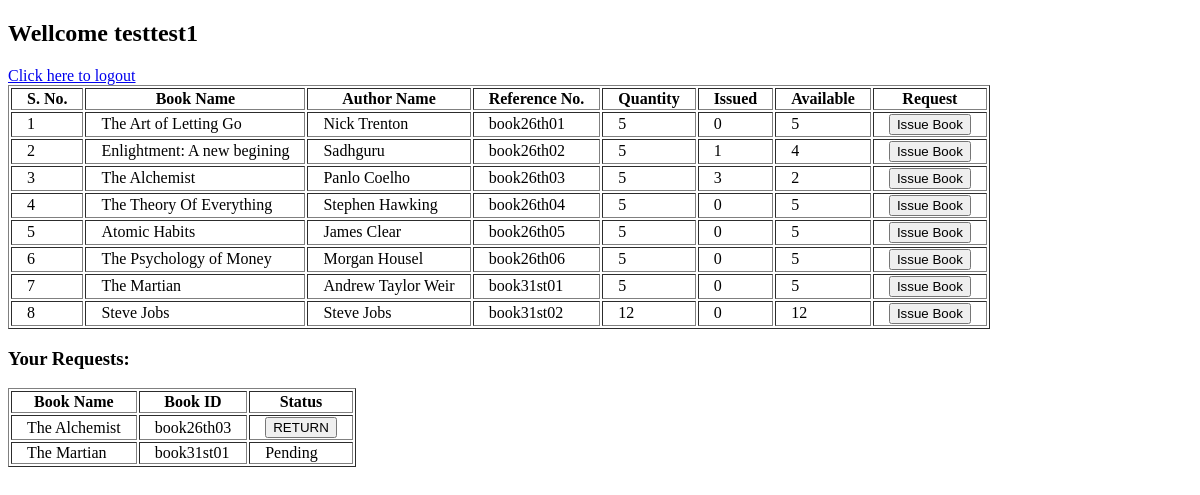
The page /books (signed in) on the database as committed earlier.
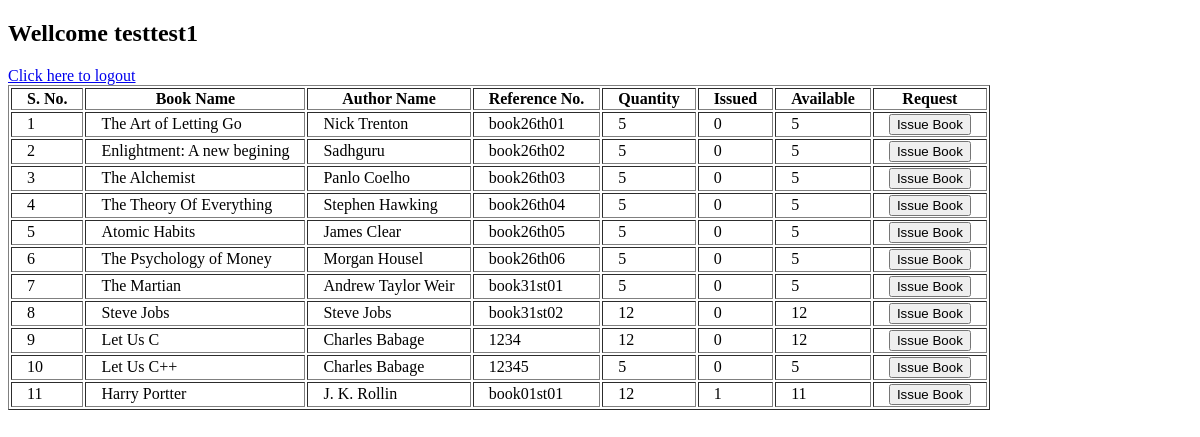
The same page on the database as committed later.
### models/bookModel.py (models this page shows, shortened)
class bookModel(Base):
    __tablename__ = "books"
    snum = Column(Integer, primary_key=True, autoincrement=True)
    bookName = Column(String)
    author = Column(String)
    referenceNumber = Column(Integer)
    issued = Column(Integer, default=0)
    quantity = Column(Integer)
    available = Column(Integer, default=quantity)
    __table_args__ = (UniqueConstraint('referenceNumber', name='_referenceNumber_uc'),)
    @staticmethod
    def getAllBooks():
        booksData = dbSession.query(bookModel).all()
        return booksData

### models/requestModel.py (models this page shows, shortened)
class reqModel(Base):
    __tablename__ = "requests"
    snum = Column(Integer, primary_key=True, autoincrement=True)
    bookName = Column(String)
    issuedBy = Column(String)
    bookId = Column(String)
    action = Column(Boolean, default=None)
    approval = Column(Boolean, default=None)
    returned = Column(Boolean, default=None)
    @staticmethod
    def getUserRequest(user):
        print ('going to retreve user requests')
        reqs = dbSession.query(reqModel).filter(reqModel.issuedBy==user).all()
        if reqs:
            print ('got all requests!')
            return reqs
        else:
            print ("user didn't have any requests yet")
    @staticmethod
    def getReturnableReq(user):
        print ('going to get requests which is approved and may be i am going to return')
        reqs = dbSession.query(reqModel).filter(reqModel.issuedBy==user, reqModel.approval==True, reqModel.returned!=True).all()
        if reqs:
            print ('got all returnable requests!')
            return reqs
        else:
            print ("user didn't have any returnable requests.")

### routes.py (the view)
@main.route('/books')
def books():
    return booksController.get()

### controllers/booksCon.py (called while the page is built)
    def get():
        booksData = bookModel.getAllBooks()
        user = session['username']
        retun = reqModel.getReturnableReq(user)
        booksReq = reqModel.getUserRequest(user)
        return render_template('booksPage.html', books=booksData, approves=retun, requests=booksReq)

### templates/booksPage.html (shortened to what this page needs)
<!DOCTYPE html>
<html lang="en">
<head>
</head>
<body>
    <h2>Wellcome {{ session['username'] }}</h2>
    <a href="http://localhost:5000/logout">Click here to logout</a><br>
    <table border=1>
        <tr>
            <th>S. No.</th>
            <th>Book Name</th>
            <th>Author Name</th>
            <th>Reference No.</th>
            <th>Quantity</th>
            <th>Issued</th>
            <th>Available</th>
            <th>Request</th>
        </tr>
        {% for book in books %}
            <tr>
                <td>{{ book.snum }}</td>
                <td>{{ book.bookName }}</td>
                <td>{{ book.author }}</td>
                <td>{{ book.referenceNumber }}</td>
                <td>{{ book.quantity }}</td>
                <td>{{ book.issued }}</td>
                <td>{{ book.available }}</td>
                {% if book.available <= 0 %}
                    <td>Currently Unavailable</td>
                {% else %}
                    <td>
                        <form action="http://localhost:5000/books/issue" method="POST" style="display:inline;">
                            <button type="submit">Issue Book</button>
                        </form>
                    </td>
                {% endif %}
            </tr>
        {% endfor %}
    </table>
    {% if requests %}
        <h3>Your Requests: </h3>
        <table border="1">
            <tr>
                <th>Book Name</th>
                <th>Book ID</th>
                <th>Status</th>
            </tr>
            {% for request in requests %}
                <tr>
                    <td>{{ request.bookName }}</td>
                    <td>{{ request.bookId }}</td>
                    {% if request.action == None %}
                        <td>Pending</td>
                    {% elif request.action == True and request.approval == False %}
                        <td>Rejected</td>
                    {% else %}
                        <td>
                            <form action="http://localhost:5000/books/return" method="POST" style="display:inline;">
                                <button type="submit">RETURN</button>
                            </form>
                        </td>
                    {% endif %}
                </tr>
            {% endfor %}
        </table>
    {% endif %}
</body>
</html>

### templates/booksPage.html (style rules this page uses)
th, td { padding-left: 15px; padding-right: 15px; }

Rows that differ between the two databases and show on the page:
removed reqModel: bookName "The Alchemist", bookId "book26th03"
removed reqModel: bookName "The Martian", bookId "book31st01", shows "Pending"
changed bookModel "Enlightment: A new begining": issued "1" → "0"; available "4" → "5"
changed bookModel "The Alchemist": issued "3" → "0"; available "2" → "5"
added bookModel: snum "9", bookName "Let Us C", author "Charles Babage", referenceNumber "1234", quantity "12", issued "0", available "12"
added bookModel: snum "10", bookName "Let Us C++", author "Charles Babage", referenceNumber "12345", quantity "5", issued "0", available "5"
added bookModel: snum "11", bookName "Harry Portter", author "J. K. Rollin", referenceNumber "book01st01", quantity "12", issued "1", available "11"
Other text that changed with them:
text no longer shown: "Your Requests: Book Name Book ID Status"
